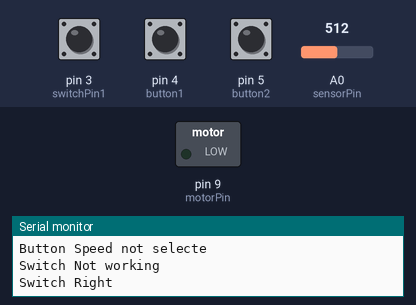
Simulated run of this sketch. Board: Arduino Uno, built with avr-gcc and run on an emulated ATmega328P. Parts: switched loads named in the sketch (green lamp = pin HIGH), the last lines printed to the serial monitor. Dashed ring = blinking. The test bench sets the inputs (shaded band); at power-on: pin 4 (button1) HIGH, pin 5 (button2) HIGH, pin 3 (switchPin1) LOW, A0 (sensorPin) = 512.

Above: at 1.6 s.
1.7 s: pin 4 (button1) pulled LOW for 0.5 s
At 2.9 s:
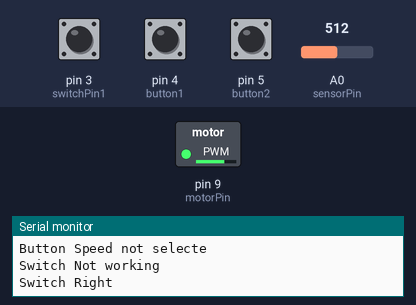
5.2 s: pin 5 (button2) pulled LOW for 3.2 s
At 8.0 s:
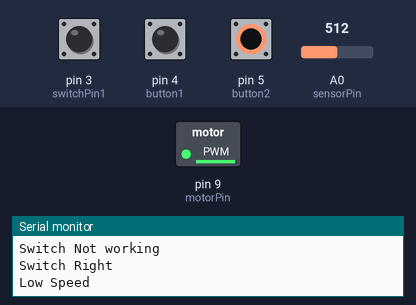
11.4 s: pin 3 (switchPin1) pulled HIGH for 3.2 s
Timing chart, 0 to 23.2 s (numbered marks = the images above; inputs shaded):
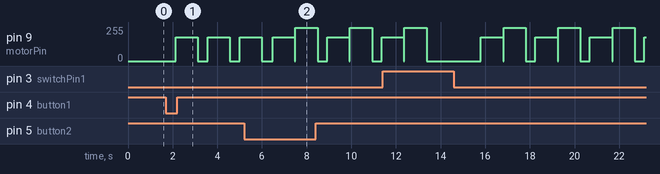

The sketch:

UsingTransistorModified.ino
```cpp
/*
Name: Jack Bergin
Date 1/10/19
Class: Electrical Engineering (H)
Description: In this lab we are adding
two buttons and a potentiometer to regulate
to speed of the motor from either a button
press or a potentiometer adjustment.
*/

//Constant pins for the spdt
const int switchPin1 = 3;

//Constant button pins for the speed control
const int button1 = 4;
const int button2 = 5;

// constant pin for the transistor connected to the motor
const int motorPin = 9;

//This is for the analog input pin the pot is connected to
int sensorPin = 0;

//Setting up the counter for the two motor speed buttons
int counter1 = 0;
int counter2 = 0;

void setup()
{
   // Set up the switch pins to be an input:
   pinMode(switchPin1, INPUT);

   //set motorPin as OUTPUT
   pinMode(motorPin, OUTPUT);

   //Begins serial monitor
   Serial.begin(9600);
}
void loop()
{
    int switchVal1;
    switchVal1 = digitalRead(switchPin1);

    Serial.println("Switch Not working");
    delay(200);
     //One after another
    if(switchVal1 == HIGH)
    {
       Serial.println("Switch Left");
       delay(200);
       //This value stores a sensor value that uses the analogRead
       //function to read the sensorPin value and store the value
       //in the sensorValue variable.
       int sensorValue = analogRead(sensorPin);
       int ratio = sensorValue/1024;
       int maxMotorSpeed = 255;
       int newMotorSpeed = maxMotorSpeed * ratio;
       analogWrite(motorPin, newMotorSpeed);
       // delay for onTime milliseconds
       delay(500);
       // turns the motor Off
       analogWrite(motorPin, 0);
       // delay for offTime milliseconds
       //delay(10);
       Serial.println("Potentiometer: " + sensorValue);
       Serial.println("Speed of Motor: " + newMotorSpeed);
       delay(100);
    }
    if (switchVal1 == LOW)
    {
      Serial.println("Switch Right");
      delay(200);
      int buttonState1;
      buttonState1 = digitalRead(button1);

      int buttonState2;
      buttonState2 = digitalRead(button2);

      if (buttonState1 == LOW)
      {
         counter1++;
         delay(50);
      }

      if (buttonState2 == LOW)
      {
       counter2++;
       delay(50);
      }

      if(counter1 == 0)
      {
         Serial.println("Button Speed not selected");
         delay(10);
      }
      //else if counter is equal to 1, redPin is HIGH
      else if(counter1 == 1)
      {
         analogWrite(motorPin, 180);
         // delay for onTime milliseconds
         delay(1000);
         // turns the motor Off
         analogWrite(motorPin, 0);
         // delay for offTime milliseconds
         delay(10);
         Serial.println("Low Speed");
         delay(10);
      }
      else
      {
        counter1 = 0;
      }

      //Second button speed setup
      if(counter2 == 0)
      {
         Serial.println("Button Speed not selecte");
         delay(10);
      }
      //else if counter is equal to 3 bluePin is HIGH
      else if(counter2 == 1)
      {
         analogWrite(motorPin, 250);
         // delay for onTime milliseconds
         delay(1000);
         // turns the motor Off
         analogWrite(motorPin, 0);
         // delay for offTime milliseconds
         delay(10);
         Serial.println("High Speed");
         delay(10);
      }
      //else reset the counter to 0 (which turns all pins off)
      else
      {
         counter2 = 0;
      }
      }
}
```

Measured:
- after the input at 1.7 s, pin 9 (motorPin): alternates 180/255 for 1.0 s and 0/255 for 0.43 s, starting after 0.43 s
